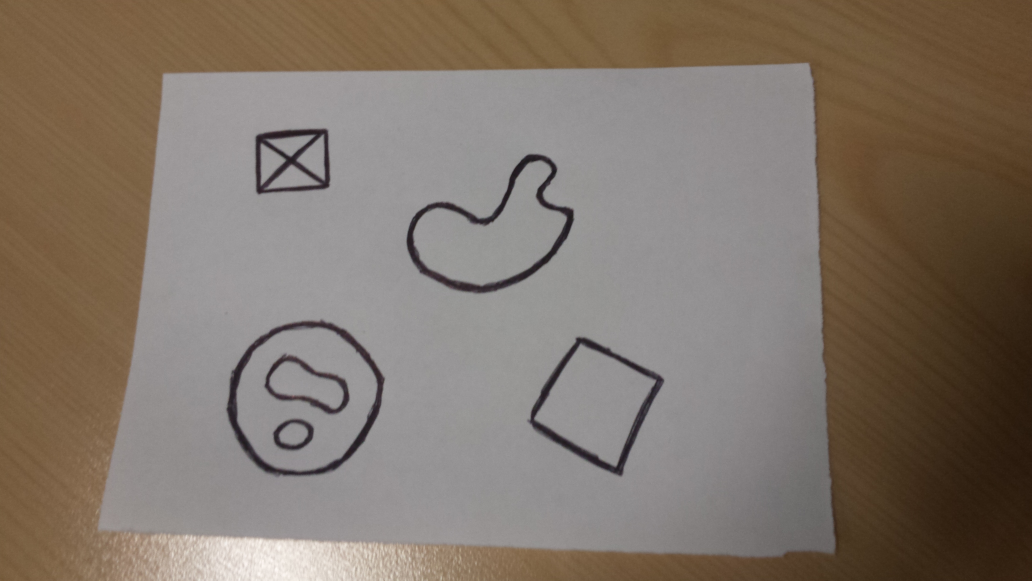
//> input picture code/testpics/thicklines.jpg, 4128 x 2322 px (shown at 1/4 size)
$ ./opencvtest   (built with g++ and OpenCV 4)
//> lines starting //> are read from the running program, lines starting //| are printed output that depends on the picture; after the words box and inside, x2 and y2 are one past the last pixel; in counts of white or black regions, pixels touching at a corner belong together
// The "Square Detector" program.
// It loads several images sequentially and tries to find squares in
// each image

#include "opencv2/core/core.hpp"
#include "opencv2/imgproc/imgproc.hpp"
#include "opencv2/highgui/highgui.hpp"

#include <iostream>
#include <math.h>
#include <string.h>

using namespace cv;
using namespace std;

static void help()
{
    cout <<
    "\nA program using pyramid scaling, Canny, contours, contour simpification and\n"
    "memory storage (it's got it all folks) to find\n"
    "squares in a list of images pic1-6.png\n"
    "Returns sequence of squares detected on the image.\n"
    "the sequence is stored in the specified memory storage\n"
    "Call:\n"
    "./squares\n"
    "Using OpenCV version %s\n" << CV_VERSION << "\n" << endl;
}


int thresh = 1000, N = 11;
const char* wndname = "Square Detection Demo";

// helper function:
// finds a cosine of angle between vectors
// from pt0->pt1 and from pt0->pt2
static double angle( Point pt1, Point pt2, Point pt0 )
{
    double dx1 = pt1.x - pt0.x;
    double dy1 = pt1.y - pt0.y;
    double dx2 = pt2.x - pt0.x;
    double dy2 = pt2.y - pt0.y;
    return (dx1*dx2 + dy1*dy2)/sqrt((dx1*dx1 + dy1*dy1)*(dx2*dx2 + dy2*dy2) + 1e-10);
}

// returns sequence of squares detected on the image.
// the sequence is stored in the specified memory storage
static void findSquares( const Mat& image, vector<vector<Point> >& squares )
{
    squares.clear();

    Mat pyr, timg, gray0(image.size(), CV_8U), gray;

    // down-scale and upscale the image to filter out the noise
    pyrDown(image, pyr, Size(image.cols/2, image.rows/2));
    pyrUp(pyr, timg, image.size());
    vector<vector<Point> > contours;

    // find squares in every color plane of the image
    for( int c = 0; c < 3; c++ )
    {
        int ch[] = {c, 0};
        mixChannels(&timg, 1, &gray0, 1, ch, 1);

        // try several threshold levels
        for( int l = 0; l < N; l++ )
        {
            // hack: use Canny instead of zero threshold level.
            // Canny helps to catch squares with gradient shading
            if( l == 0 )
            {
                // apply Canny. Take the upper threshold from slider
                // and set the lower to 0 (which forces edges merging)
                Canny(gray0, gray, 0, thresh, 5);
                // dilate canny output to remove potential
                // holes between edge segments
                dilate(gray, gray, Mat(), Point(-1,-1));
            }
            else
            {
                // apply threshold if l!=0:
                //     tgray(x,y) = gray(x,y) < (l+1)*255/N ? 255 : 0
                gray = gray0 >= (l+1)*255/N;
            }

            // find contours and store them all as a list
            findContours(gray, contours, CV_RETR_LIST, CV_CHAIN_APPROX_SIMPLE);

            vector<Point> approx;

            // test each contour
            for( size_t i = 0; i < contours.size(); i++ )
            {
                // approximate contour with accuracy proportional
                // to the contour perimeter
                approxPolyDP(Mat(contours[i]), approx, arcLength(Mat(contours[i]), true)*0.02, true);

                // square contours should have 4 vertices after approximation
                // relatively large area (to filter out noisy contours)
                // and be convex.
                // Note: absolute value of an area is used because
                // area may be positive or negative - in accordance with the
                // contour orientation
                if( approx.size() == 4 &&
                    fabs(contourArea(Mat(approx))) > 1000 &&
                    isContourConvex(Mat(approx)) )
                {
                    double maxCosine = 0;

                    for( int j = 2; j < 5; j++ )
                    {
                        // find the maximum cosine of the angle between joint edges
                        double cosine = fabs(angle(approx[j%4], approx[j-2], approx[j-1]));
                        maxCosine = MAX(maxCosine, cosine);
                    }

                    // if cosines of all angles are small
                    // (all angles are ~90 degree) then write quandrange
                    // vertices to resultant sequence
                    if( maxCosine < 0.3 )
                        squares.push_back(approx);
                }
            }
        }
    }
}


// the function draws all the squares in the image
static void drawSquares( Mat& image, const vector<vector<Point> >& squares )
{
    for( size_t i = 0; i < squares.size(); i++ )
    {
        const Point* p = &squares[i][0];
        int n = (int)squares[i].size();
	cout << "squares found = " << squares.size() << endl;

	Scalar colour;
	switch(i){
	case 0: colour = Scalar(0,0,255); break; //red
	case 1: colour = Scalar(0,0,75);break;//dark red
	case 2: colour = Scalar(0,50,0); break; // greenish
	case 3: colour = Scalar(225,0,0); break; //blue
	case 4: colour = Scalar(0,255,0); break; //green
	default: colour = Scalar(255,255,255);
	}
	 cout<< "point p is " << p->x << "," <<  p->y<<endl;
	 cout <<"point p+1 ix " << (p+1)->x << "," << (p+1)->y << endl;
	 cout <<"point p+2 ix " << (p+2)->x << "," << (p+2)->y << endl;
	 cout <<"point p+3 ix " << (p+3)->x << "," << (p+3)->y << endl;
	cout << "scalar is: " << colour[0] << ","<< colour[1]<< "," << colour[2]<<endl;
        polylines(image, &p, &n, 1, true, colour, 0.5, CV_AA);
    }

    imshow(wndname, image);
}

static Mat* findAndDrawContours( Mat* image )
{
  Mat contourImage(1024,2048, DataType<float>::type);
  vector<vector<Point> > contours;
  vector<Vec4i> hierarchy;

  Canny( *image,contourImage,0,thresh,5);
  /// Find contours
  findContours( contourImage, contours, hierarchy, CV_RETR_TREE, CV_CHAIN_APPROX_SIMPLE, Point(0, 0) );

  /// Draw contours
  Mat* drawing = new Mat();
  *drawing = Mat::zeros( image->size(), CV_8UC3 );
  for( int i = 0; i< contours.size(); i++ )
  {
    Scalar color = Scalar( 255,0,0 );
    drawContours( *drawing, contours, i, color, 0.5, 8, hierarchy, 0, Point() );
  }

  return drawing;
}


int main(int /*argc*/, char** /*argv*/)
{
    static const char* names[] = { "pic1.png", "pic2.png", "pic3.png",
        "pic4.png", "pic5.png", "pic6.png", 0 };
    help();
    namedWindow( wndname, 1 );
    vector<vector<Point> > squares;

    Mat image = imread("testpics/thicklines.jpg", 1);
//> image is the input picture: 2322 rows x 4128 cols, CV_8UC3; mean B, G, R 104.7, 115.9, 127.9
    Mat scaledImage(512,512, DataType<float>::type);
    resize(image,scaledImage,scaledImage.size(),0,0,INTER_LINEAR);
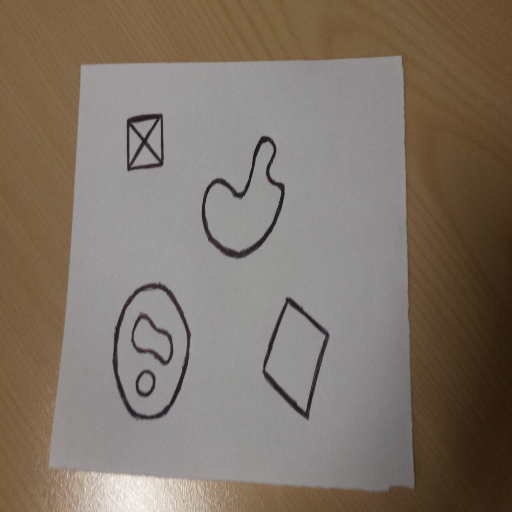
//> scaledImage: 512 rows x 512 cols, CV_8UC3; mean B, G, R 104.6, 115.8, 127.8
    Mat finalImage;
    finalImage = *(findAndDrawContours(&scaledImage));
//> in findAndDrawContours, `Canny( *image,contourImage,0,thresh,5);`:
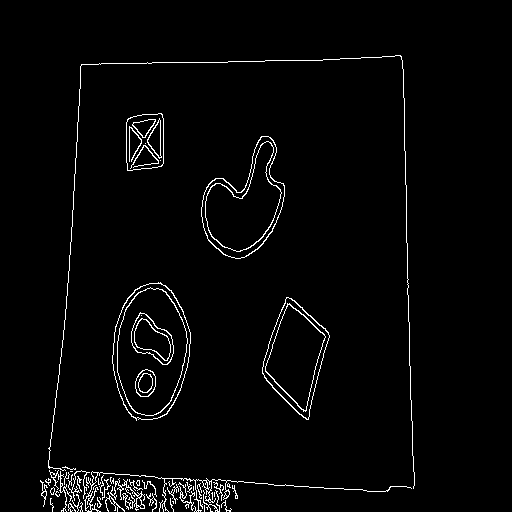
//> contourImage: 512 rows x 512 cols, CV_8UC1; 2.6% white in thin lines or dots, all inside (x1, y1, x2, y2) = (40, 55, 415, 512)
//> in findAndDrawContours, `findContours( contourImage, contours, hierarchy, CV_RETR_TREE, CV_CHAI..`: contours = 104 contours, 65 with area under 20; largest, box (x1, y1, x2, y2) and area: (112, 282, 191, 421) 8226, (112, 283, 191, 420) 8159, (117, 287, 188, 416) 6836, (117, 287, 188, 416) 6776, (201, 136, 285, 259) 5834
//> the loop in findAndDrawContours, `for( int i = 0; i< contours.size(); i++ )` made 104 passes
//> after the loop in findAndDrawContours, `for( int i = 0; i< contours.size(); i++ )`:
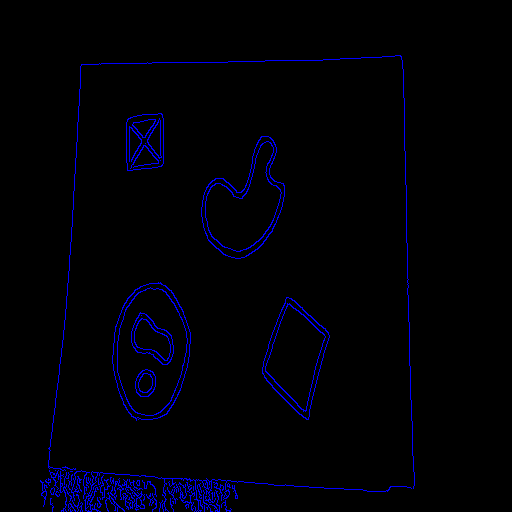
//> drawing: 512 rows x 512 cols, CV_8UC3; mean B, G, R 6.5, 0, 0
    findSquares(finalImage, squares);
//> in findSquares, `pyrDown(image, pyr, Size(image.cols/2, image.rows/2));`:
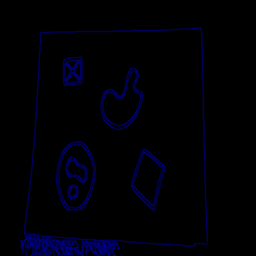
//> pyr: 256 rows x 256 cols, CV_8UC3; mean B, G, R 6.5, 0, 0
//> in findSquares, `pyrUp(pyr, timg, image.size());`:
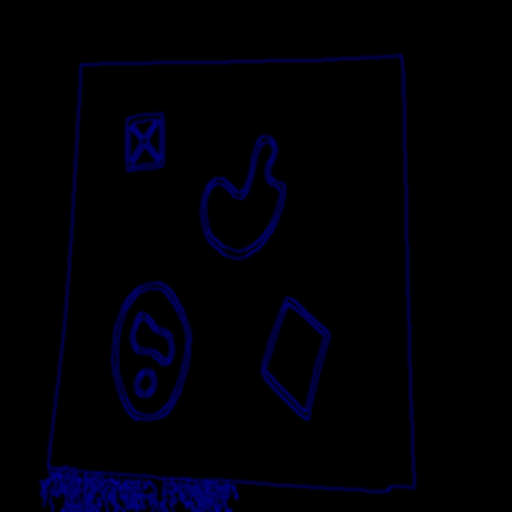
//> timg: 512 rows x 512 cols, CV_8UC3; mean B, G, R 6.5, 0, 0
//> the loop in findSquares, `for( int c = 0; c < 3; c++ )` made 3 passes
//> pass 1, in findSquares, `mixChannels(&timg, 1, &gray0, 1, ch, 1);`:
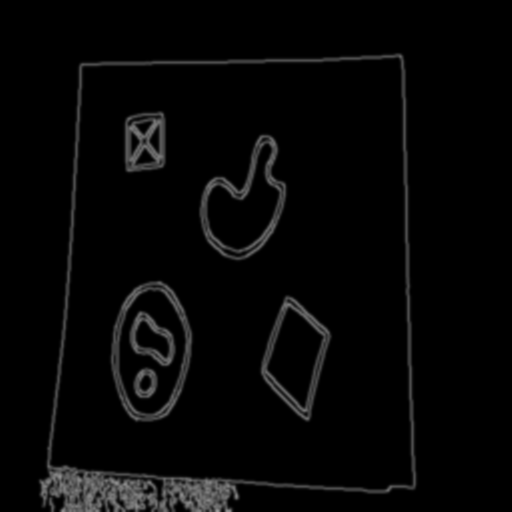
//> gray0: 512 rows x 512 cols, CV_8UC1; min 0, max 156, mean 6.5
//> after the loop in findSquares, `for( int c = 0; c < 3; c++ )`: contours = 0 contours; squares = 6 contours; box (x1, y1, x2, y2) and area: (41, 53, 417, 509) 153788, (43, 54, 415, 506) 150822, (51, 56, 414, 486) 140583, (52, 58, 412, 484) 138172, (125, 111, 166, 173) 2126, (126, 112, 164, 171) 1878
    drawSquares(finalImage, squares);
//> the loop in drawSquares, `for( size_t i = 0; i < squares.size(); i++ )` made 6 passes
//| squares found = 6
//| point p is 163,111
//| point p+1 ix 125,117
//| point p+2 ix 126,172
//> (the first 4 of 36 printed lines)
//> after the loop in drawSquares, `for( size_t i = 0; i < squares.size(); i++ )`:
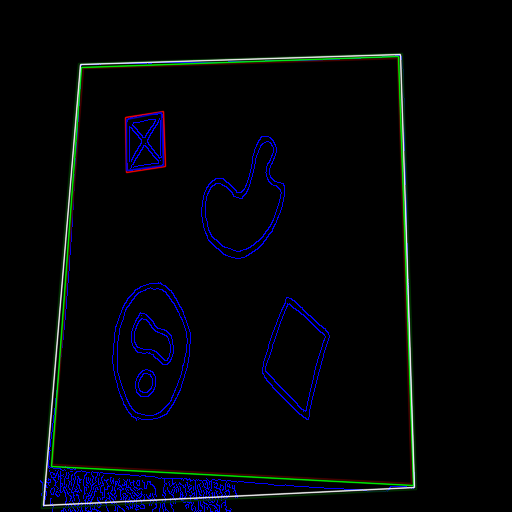
//> image: 512 rows x 512 cols, CV_8UC3; 5.49% of pixels changed, all inside (x1, y1, x2, y2) = (40, 52, 418, 510)

    int c = waitKey();
//> the space key is pressed
    //delete &finalImage;
    return 0;
}

$ run again, with code/testpics/height.jpg copied over code/testpics/thicklines.jpg
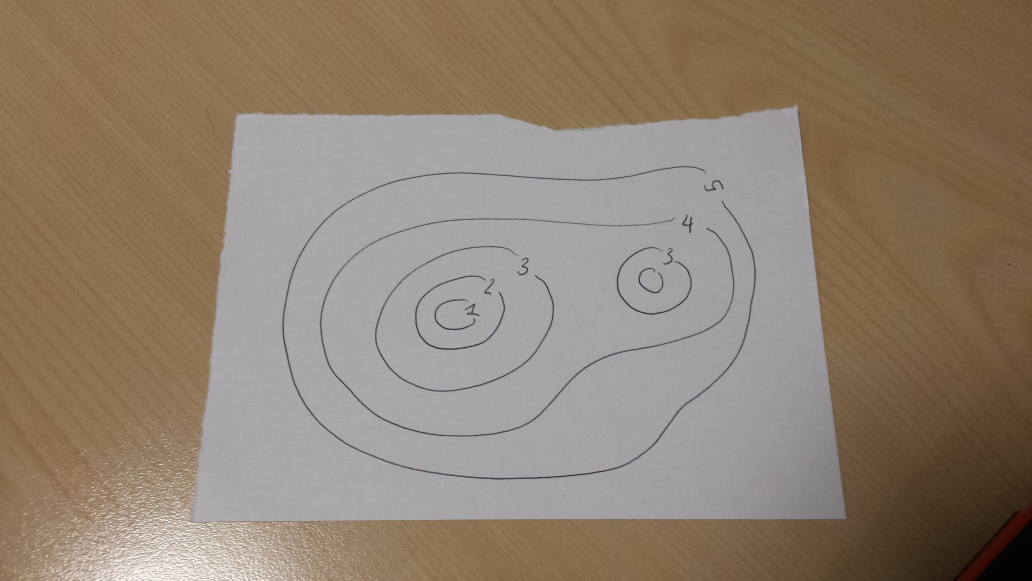
//> input picture code/testpics/height.jpg, 4128 x 2322 px (shown at 1/4 size)
//> image is the input picture: 2322 rows x 4128 cols, CV_8UC3; mean B, G, R 112.4, 128.5, 143.5
//> in findAndDrawContours, `Canny( *image,contourImage,0,thresh,5);`:
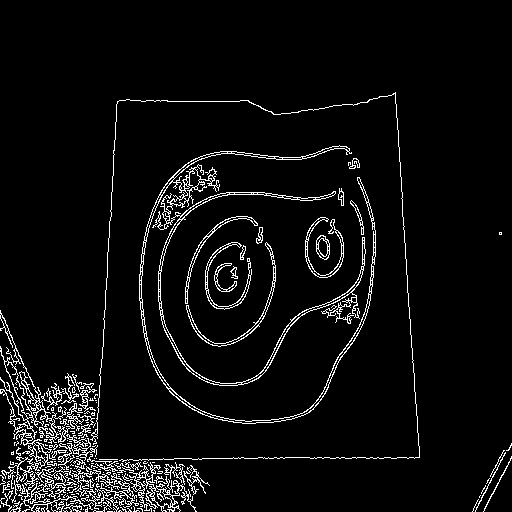
//> contourImage: 512 rows x 512 cols, CV_8UC1; 5.3% white in thin lines or dots, all inside (x1, y1, x2, y2) = (0, 92, 512, 512)
//> in findAndDrawContours, `findContours( contourImage, contours, hierarchy, CV_RETR_TREE, CV_CHAI..`: contours = 489 contours, 383 with area under 20; largest, box (x1, y1, x2, y2) and area: (139, 145, 376, 424) 4024, (0, 310, 94, 512) 1640, (114, 462, 197, 512) 808, (168, 294, 371, 424) 636, (186, 242, 276, 347) 456
//> after the loop in findSquares, `for( int c = 0; c < 3; c++ )`: contours = 0 contours; squares = 2 contours; box (x1, y1, x2, y2) and area: (97, 95, 419, 460) 106407, (99, 98, 417, 458) 104086
//> the loop in drawSquares, `for( size_t i = 0; i < squares.size(); i++ )` made 2 passes
//> n on passes 1 to 2: 4, 4
//> (printed output is left out)
//> after the loop in drawSquares, `for( size_t i = 0; i < squares.size(); i++ )`:
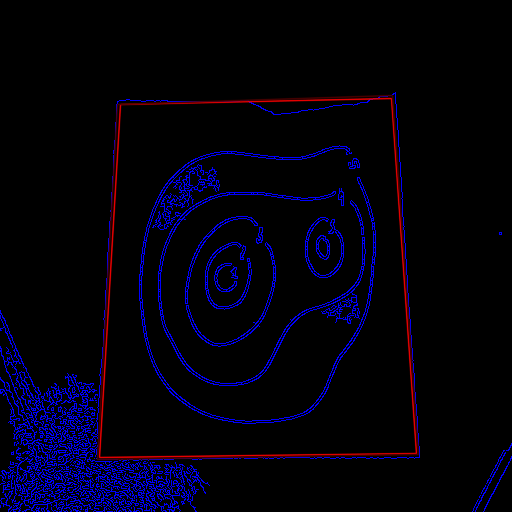
//> image: 512 rows x 512 cols, CV_8UC3; mean B, G, R 13.2, 0, 2.1

$ run again, with code/testpics/normal.jpg copied over code/testpics/thicklines.jpg
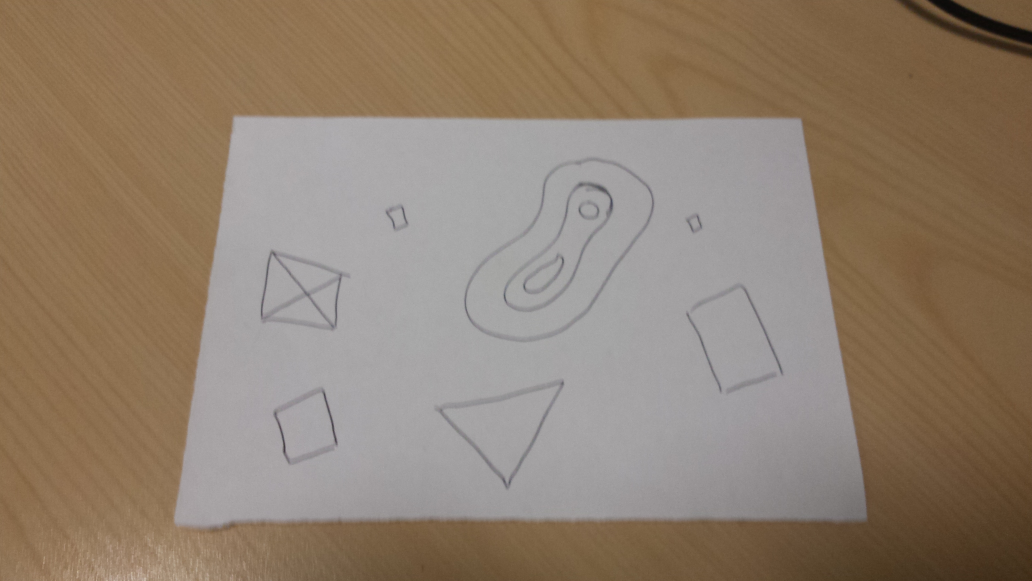
//> input picture code/testpics/normal.jpg, 4128 x 2322 px (shown at 1/4 size)
//> image is the input picture: 2322 rows x 4128 cols, CV_8UC3; mean B, G, R 109.9, 126.9, 143.5
//> in findAndDrawContours, `Canny( *image,contourImage,0,thresh,5);`:
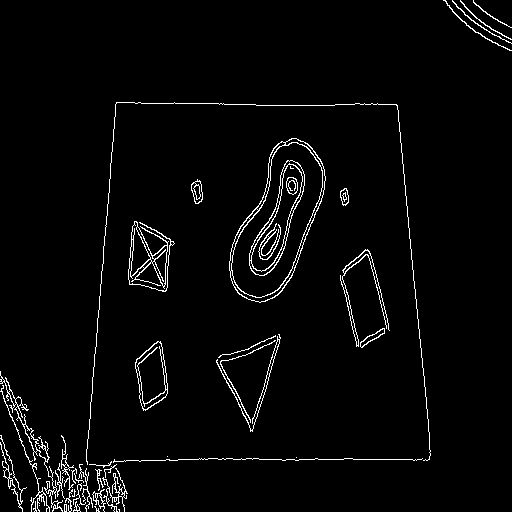
//> contourImage: 512 rows x 512 cols, CV_8UC1; 3% white in thin lines or dots
//> in findAndDrawContours, `findContours( contourImage, contours, hierarchy, CV_RETR_TREE, CV_CHAI..`: contours = 93 contours, 46 with area under 20; largest, box (x1, y1, x2, y2) and area: (229, 138, 326, 303) 9262, (231, 142, 323, 298) 8023, (249, 160, 305, 276) 2754, (251, 164, 303, 272) 1983, (135, 341, 168, 411) 1532
//> the loop in findAndDrawContours, `for( int i = 0; i< contours.size(); i++ )` made 93 passes
//> after the loop in findSquares, `for( int c = 0; c < 3; c++ )`: contours = 0 contours; squares = 2 contours; box (x1, y1, x2, y2) and area: (88, 103, 427, 463) 109494, (89, 105, 426, 460) 107055
//> the loop in drawSquares, `for( size_t i = 0; i < squares.size(); i++ )` made 2 passes
//> n on passes 1 to 2: 4, 4
//> (printed output is left out)
//> after the loop in drawSquares, `for( size_t i = 0; i < squares.size(); i++ )`:
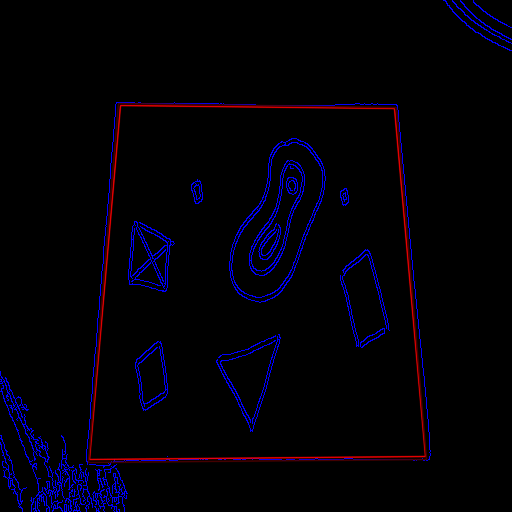
//> image: 512 rows x 512 cols, CV_8UC3; mean B, G, R 7.3, 0, 2.1
